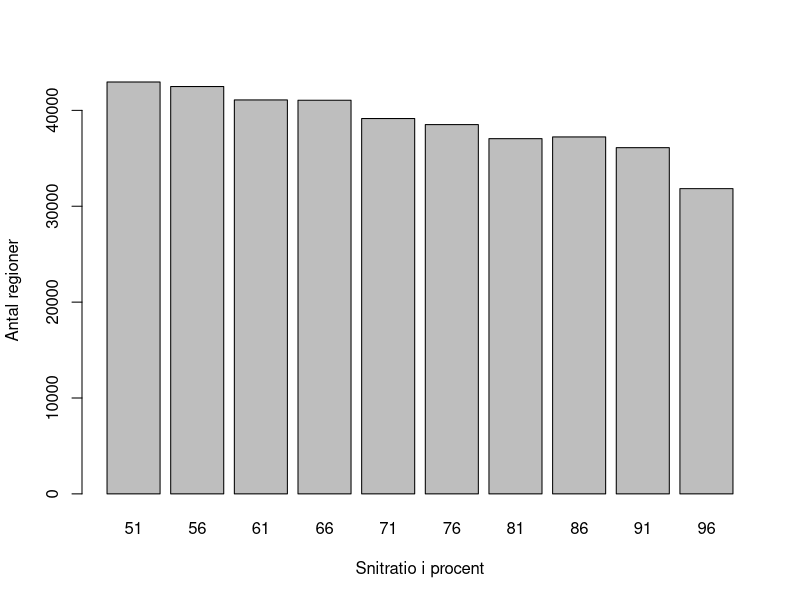
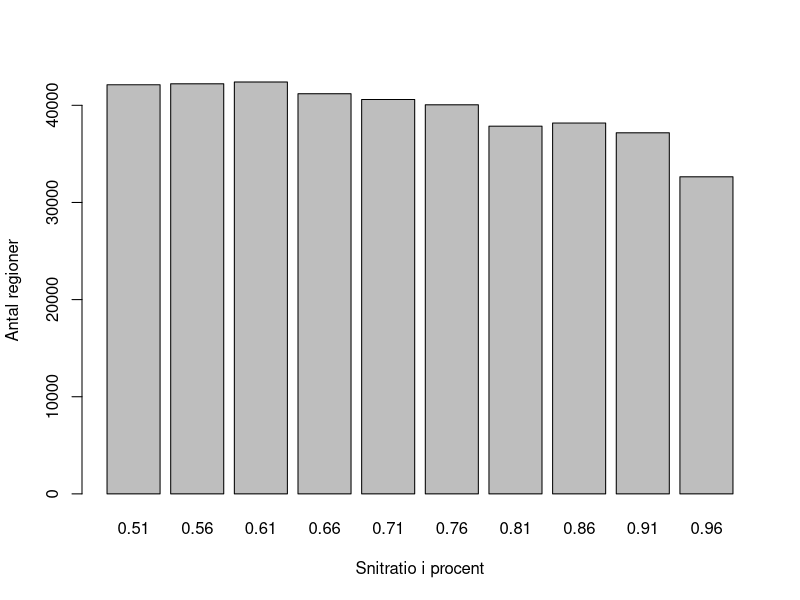
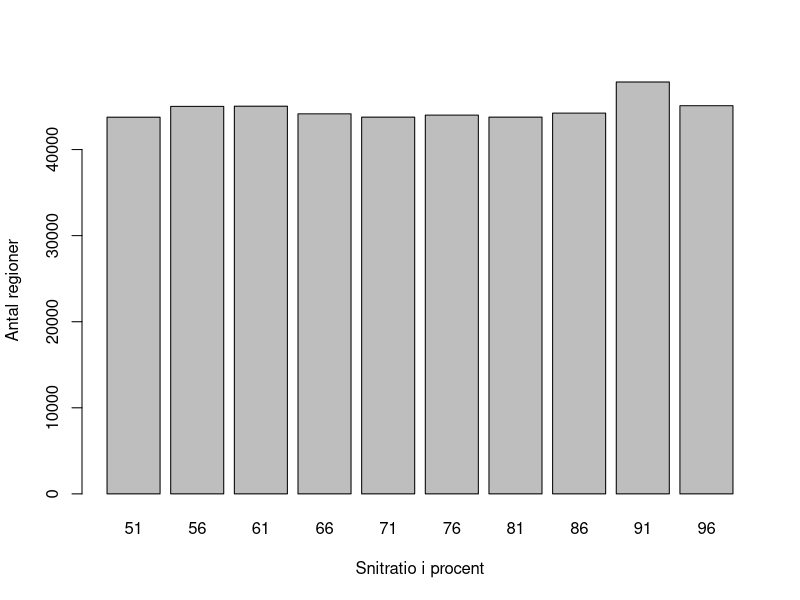
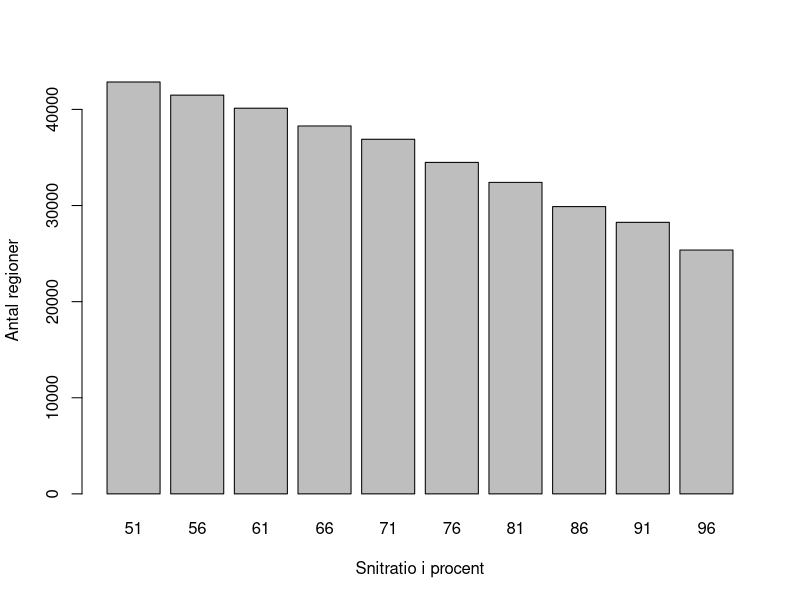
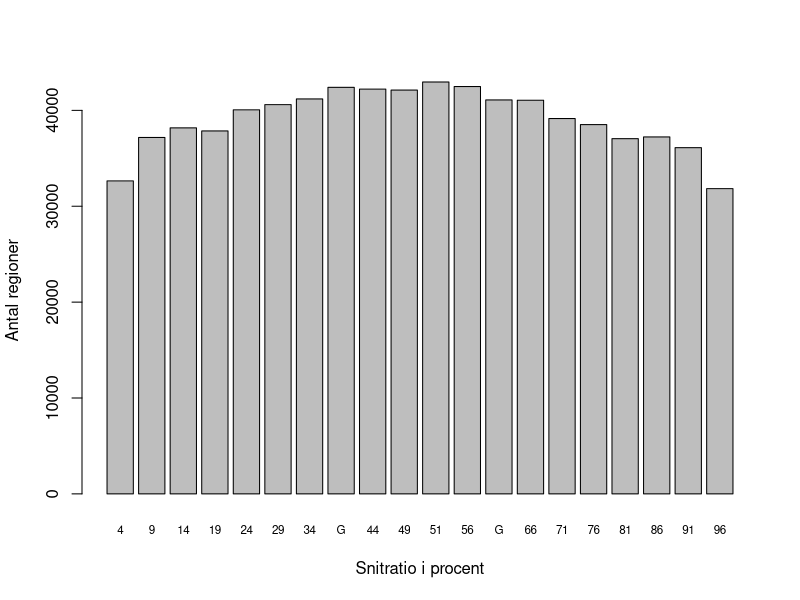
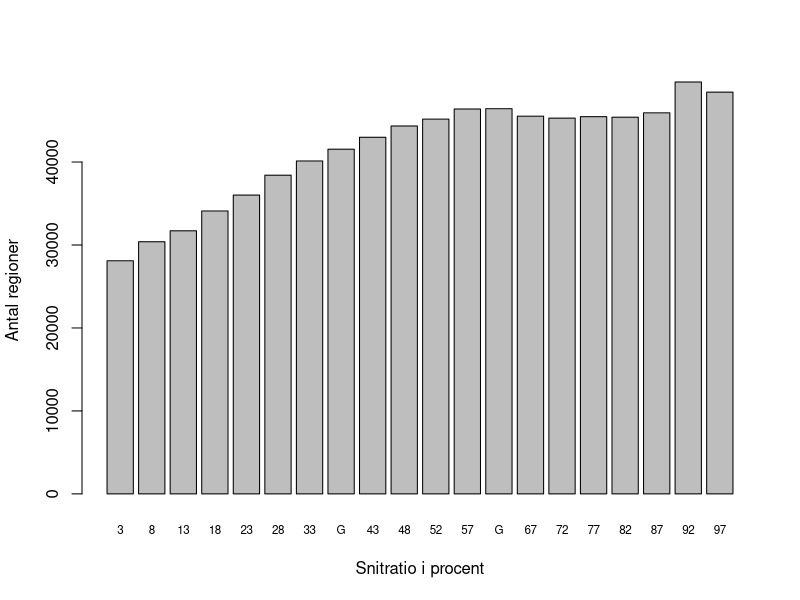

The R source for these figures, in order:
d0 <- read.table("csv/cut0featsperratio.csv", sep=",", header=TRUE)
d1 <- read.table("csv/cut1featsperratio.csv", sep=",", header=TRUE)
d2 <- read.table("csv/cut2featsperratio.csv", sep=",", header=TRUE)
d3 <- read.table("csv/cut3featsperratio.csv", sep=",", header=TRUE)
d4 <- read.table("csv/cut0cut1eatsperratio.csv", sep=",",header=TRUE)
d5 <- read.table("csv/cut2cut3eatsperratio.csv", sep=",",header=TRUE)

png("billeder/cut0featsperratio.png")
barplot(d0$interessante.regioner,beside=TRUE, names=d0$ratios, cex.axis=1.0, cex.names = 1, xlab = "Snitratio i procent", ylab = "Antal regioner"  )
dev.off()
png("billeder/cut1featsperratio.png")
barplot(d1$interessante.regioner,beside=TRUE, names=d1$ratios, cex.axis=1.0, cex.names = 1, xlab = "Snitratio i procent", ylab = "Antal regioner"  )
dev.off()
png("billeder/cut2featsperratio.png")
barplot(d2$interessante.regioner,beside=TRUE, names=d2$ratios, cex.axis=1.0, cex.names = 1, xlab = "Snitratio i procent", ylab = "Antal regioner"  )
dev.off()
png("billeder/cut3featsperratio.png")
barplot(d3$interessante.regioner,beside=TRUE, names=d3$ratios, cex.axis=1.0, cex.names = 1, xlab = "Snitratio i procent", ylab = "Antal regioner"  )
dev.off()
png("billeder/cut0cut1eatsperratio.png")
barplot(d4$interessante.regioner,bedside=TRUE,names=d4$ratios, cex.axis=1.0, cex.names = 0.7, xlab = "Snitratio i procent", ylab = "Antal regioner"  )
dev.off()
png("billeder/cut2cut3eatsperratio.png")
barplot(d5$interessante.regioner,beside=TRUE,names=d5$ratios, cex.axis=1.0,  cex.names = 0.7, xlab = "Snitratio i procent", ylab = "Antal regioner"  )
dev.off()
q()
